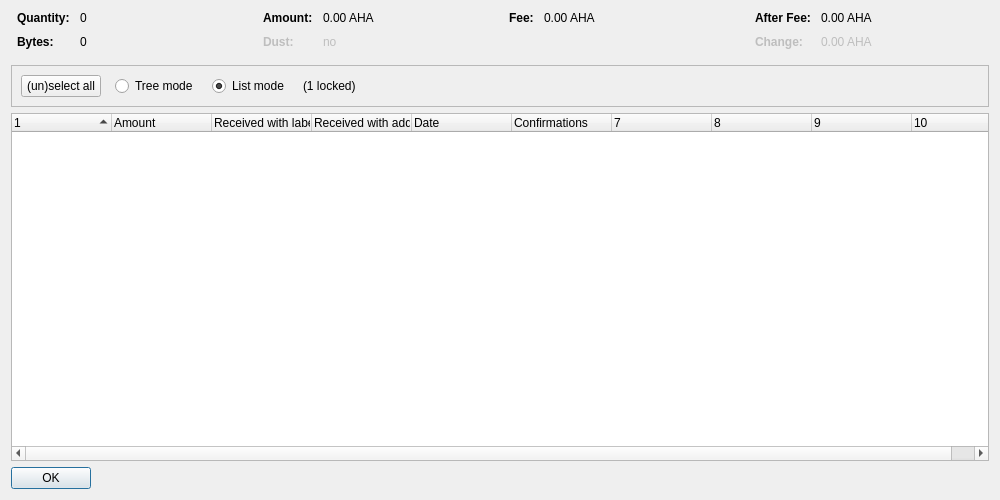
<?xml version="1.0" encoding="UTF-8"?>
<ui version="4.0">
 <class>CoinControlDialog</class>
 <widget class="QDialog" name="CoinControlDialog">
  <property name="geometry">
   <rect>
    <x>0</x>
    <y>0</y>
    <width>1000</width>
    <height>500</height>
   </rect>
  </property>
  <property name="windowTitle">
   <string>Coin Selection</string>
  </property>
  <layout class="QVBoxLayout" name="verticalLayout">
   <item>
    <layout class="QHBoxLayout" name="horizontalLayoutTop" stretch="0,0,0,0">
     <property name="topMargin">
      <number>0</number>
     </property>
     <property name="bottomMargin">
      <number>10</number>
     </property>
     <item>
      <layout class="QFormLayout" name="formLayoutCoinControl1">
       <property name="horizontalSpacing">
        <number>10</number>
       </property>
       <property name="verticalSpacing">
        <number>10</number>
       </property>
       <property name="leftMargin">
        <number>6</number>
       </property>
       <property name="rightMargin">
        <number>6</number>
       </property>
       <item row="0" column="0">
        <widget class="QLabel" name="labelCoinControlQuantityText">
         <property name="font">
          <font>
           <weight>75</weight>
           <bold>true</bold>
          </font>
         </property>
         <property name="text">
          <string>Quantity:</string>
         </property>
        </widget>
       </item>
       <item row="0" column="1">
        <widget class="QLabel" name="labelCoinControlQuantity">
         <property name="cursor">
          <cursorShape>IBeamCursor</cursorShape>
         </property>
         <property name="contextMenuPolicy">
          <enum>Qt::ActionsContextMenu</enum>
         </property>
         <property name="text">
          <string notr="true">0</string>
         </property>
         <property name="textInteractionFlags">
          <set>Qt::LinksAccessibleByMouse|Qt::TextSelectableByKeyboard|Qt::TextSelectableByMouse</set>
         </property>
        </widget>
       </item>
       <item row="1" column="0">
        <widget class="QLabel" name="labelCoinControlBytesText">
         <property name="font">
          <font>
           <weight>75</weight>
           <bold>true</bold>
          </font>
         </property>
         <property name="text">
          <string>Bytes:</string>
         </property>
        </widget>
       </item>
       <item row="1" column="1">
        <widget class="QLabel" name="labelCoinControlBytes">
         <property name="cursor">
          <cursorShape>IBeamCursor</cursorShape>
         </property>
         <property name="contextMenuPolicy">
          <enum>Qt::ActionsContextMenu</enum>
         </property>
         <property name="text">
          <string notr="true">0</string>
         </property>
         <property name="textInteractionFlags">
          <set>Qt::LinksAccessibleByMouse|Qt::TextSelectableByKeyboard|Qt::TextSelectableByMouse</set>
         </property>
        </widget>
       </item>
      </layout>
     </item>
     <item>
      <layout class="QFormLayout" name="formLayoutCoinControl2">
       <property name="horizontalSpacing">
        <number>10</number>
       </property>
       <property name="verticalSpacing">
        <number>10</number>
       </property>
       <property name="leftMargin">
        <number>6</number>
       </property>
       <property name="rightMargin">
        <number>6</number>
       </property>
       <item row="0" column="0">
        <widget class="QLabel" name="labelCoinControlAmountText">
         <property name="font">
          <font>
           <weight>75</weight>
           <bold>true</bold>
          </font>
         </property>
         <property name="text">
          <string>Amount:</string>
         </property>
        </widget>
       </item>
       <item row="0" column="1">
        <widget class="QLabel" name="labelCoinControlAmount">
         <property name="cursor">
          <cursorShape>IBeamCursor</cursorShape>
         </property>
         <property name="contextMenuPolicy">
          <enum>Qt::ActionsContextMenu</enum>
         </property>
         <property name="text">
          <string notr="true">0.00 AHA</string>
         </property>
         <property name="textInteractionFlags">
          <set>Qt::LinksAccessibleByMouse|Qt::TextSelectableByKeyboard|Qt::TextSelectableByMouse</set>
         </property>
        </widget>
       </item>
       <item row="1" column="0">
        <widget class="QLabel" name="labelCoinControlLowOutputText">
         <property name="enabled">
          <bool>false</bool>
         </property>
         <property name="font">
          <font>
           <weight>75</weight>
           <bold>true</bold>
          </font>
         </property>
         <property name="text">
          <string>Dust:</string>
         </property>
        </widget>
       </item>
       <item row="1" column="1">
        <widget class="QLabel" name="labelCoinControlLowOutput">
         <property name="enabled">
          <bool>false</bool>
         </property>
         <property name="cursor">
          <cursorShape>IBeamCursor</cursorShape>
         </property>
         <property name="contextMenuPolicy">
          <enum>Qt::ActionsContextMenu</enum>
         </property>
         <property name="text">
          <string notr="true">no</string>
         </property>
         <property name="textInteractionFlags">
          <set>Qt::LinksAccessibleByMouse|Qt::TextSelectableByKeyboard|Qt::TextSelectableByMouse</set>
         </property>
        </widget>
       </item>
      </layout>
     </item>
     <item>
      <layout class="QFormLayout" name="formLayoutCoinControl3">
       <property name="horizontalSpacing">
        <number>10</number>
       </property>
       <property name="verticalSpacing">
        <number>10</number>
       </property>
       <property name="leftMargin">
        <number>6</number>
       </property>
       <property name="rightMargin">
        <number>6</number>
       </property>
       <item row="0" column="0">
        <widget class="QLabel" name="labelCoinControlFeeText">
         <property name="font">
          <font>
           <weight>75</weight>
           <bold>true</bold>
          </font>
         </property>
         <property name="text">
          <string>Fee:</string>
         </property>
        </widget>
       </item>
       <item row="0" column="1">
        <widget class="QLabel" name="labelCoinControlFee">
         <property name="cursor">
          <cursorShape>IBeamCursor</cursorShape>
         </property>
         <property name="contextMenuPolicy">
          <enum>Qt::ActionsContextMenu</enum>
         </property>
         <property name="text">
          <string notr="true">0.00 AHA</string>
         </property>
         <property name="textInteractionFlags">
          <set>Qt::LinksAccessibleByMouse|Qt::TextSelectableByKeyboard|Qt::TextSelectableByMouse</set>
         </property>
        </widget>
       </item>
      </layout>
     </item>
     <item>
      <layout class="QFormLayout" name="formLayoutCoinControl4">
       <property name="horizontalSpacing">
        <number>10</number>
       </property>
       <property name="verticalSpacing">
        <number>10</number>
       </property>
       <property name="leftMargin">
        <number>6</number>
       </property>
       <property name="rightMargin">
        <number>6</number>
       </property>
       <item row="0" column="0">
        <widget class="QLabel" name="labelCoinControlAfterFeeText">
         <property name="font">
          <font>
           <weight>75</weight>
           <bold>true</bold>
          </font>
         </property>
         <property name="text">
          <string>After Fee:</string>
         </property>
        </widget>
       </item>
       <item row="0" column="1">
        <widget class="QLabel" name="labelCoinControlAfterFee">
         <property name="cursor">
          <cursorShape>IBeamCursor</cursorShape>
         </property>
         <property name="contextMenuPolicy">
          <enum>Qt::ActionsContextMenu</enum>
         </property>
         <property name="text">
          <string notr="true">0.00 AHA</string>
         </property>
         <property name="textInteractionFlags">
          <set>Qt::LinksAccessibleByMouse|Qt::TextSelectableByKeyboard|Qt::TextSelectableByMouse</set>
         </property>
        </widget>
       </item>
       <item row="1" column="0">
        <widget class="QLabel" name="labelCoinControlChangeText">
         <property name="enabled">
          <bool>false</bool>
         </property>
         <property name="font">
          <font>
           <weight>75</weight>
           <bold>true</bold>
          </font>
         </property>
         <property name="text">
          <string>Change:</string>
         </property>
        </widget>
       </item>
       <item row="1" column="1">
        <widget class="QLabel" name="labelCoinControlChange">
         <property name="enabled">
          <bool>false</bool>
         </property>
         <property name="cursor">
          <cursorShape>IBeamCursor</cursorShape>
         </property>
         <property name="contextMenuPolicy">
          <enum>Qt::ActionsContextMenu</enum>
         </property>
         <property name="text">
          <string notr="true">0.00 AHA</string>
         </property>
         <property name="textInteractionFlags">
          <set>Qt::LinksAccessibleByMouse|Qt::TextSelectableByKeyboard|Qt::TextSelectableByMouse</set>
         </property>
        </widget>
       </item>
      </layout>
     </item>
    </layout>
   </item>
   <item>
    <widget class="QFrame" name="frame">
     <property name="minimumSize">
      <size>
       <width>0</width>
       <height>40</height>
      </size>
     </property>
     <property name="frameShape">
      <enum>QFrame::StyledPanel</enum>
     </property>
     <property name="frameShadow">
      <enum>QFrame::Sunken</enum>
     </property>
     <layout class="QHBoxLayout" name="horizontalLayout">
      <item>
       <layout class="QHBoxLayout" name="horizontalLayoutPanel" stretch="0,0,0,0,0">
        <property name="spacing">
         <number>14</number>
        </property>
        <item>
         <widget class="QPushButton" name="pushButtonSelectAll">
          <property name="sizePolicy">
           <sizepolicy hsizetype="Maximum" vsizetype="Fixed">
            <horstretch>0</horstretch>
            <verstretch>0</verstretch>
           </sizepolicy>
          </property>
          <property name="text">
           <string>(un)select all</string>
          </property>
          <property name="autoDefault">
           <bool>false</bool>
          </property>
         </widget>
        </item>
        <item>
         <widget class="QRadioButton" name="radioTreeMode">
          <property name="sizePolicy">
           <sizepolicy hsizetype="Maximum" vsizetype="Fixed">
            <horstretch>0</horstretch>
            <verstretch>0</verstretch>
           </sizepolicy>
          </property>
          <property name="text">
           <string>Tree mode</string>
          </property>
         </widget>
        </item>
        <item>
         <widget class="QRadioButton" name="radioListMode">
          <property name="sizePolicy">
           <sizepolicy hsizetype="Maximum" vsizetype="Fixed">
            <horstretch>0</horstretch>
            <verstretch>0</verstretch>
           </sizepolicy>
          </property>
          <property name="text">
           <string>List mode</string>
          </property>
          <property name="checked">
           <bool>true</bool>
          </property>
         </widget>
        </item>
        <item>
         <widget class="QLabel" name="labelLocked">
          <property name="text">
           <string notr="true">(1 locked)</string>
          </property>
         </widget>
        </item>
        <item>
         <spacer name="horizontalSpacer">
          <property name="orientation">
           <enum>Qt::Horizontal</enum>
          </property>
          <property name="sizeHint" stdset="0">
           <size>
            <width>40</width>
            <height>20</height>
           </size>
          </property>
         </spacer>
        </item>
       </layout>
      </item>
     </layout>
    </widget>
   </item>
   <item>
    <widget class="CoinControlTreeWidget" name="treeWidget">
     <property name="contextMenuPolicy">
      <enum>Qt::CustomContextMenu</enum>
     </property>
     <property name="sortingEnabled">
      <bool>false</bool>
     </property>
     <property name="columnCount">
      <number>10</number>
     </property>
     <attribute name="headerShowSortIndicator" stdset="0">
      <bool>true</bool>
     </attribute>
     <attribute name="headerStretchLastSection">
      <bool>false</bool>
     </attribute>
     <column>
      <property name="text">
       <string/>
      </property>
     </column>
     <column>
      <property name="text">
       <string>Amount</string>
      </property>
     </column>
     <column>
      <property name="text">
       <string>Received with label</string>
      </property>
     </column>
     <column>
      <property name="text">
       <string>Received with address</string>
      </property>
     </column>
     <column>
      <property name="text">
       <string>Date</string>
      </property>
     </column>
     <column>
      <property name="text">
       <string>Confirmations</string>
      </property>
      <property name="toolTip">
       <string>Confirmed</string>
      </property>
     </column>
     <column>
      <property name="text">
       <string/>
      </property>
     </column>
     <column>
      <property name="text">
       <string/>
      </property>
     </column>
     <column>
      <property name="text">
       <string/>
      </property>
     </column>
     <column>
      <property name="text">
       <string/>
      </property>
     </column>
    </widget>
   </item>
   <item>
    <widget class="QDialogButtonBox" name="buttonBox">
     <property name="sizePolicy">
      <sizepolicy hsizetype="Maximum" vsizetype="Fixed">
       <horstretch>0</horstretch>
       <verstretch>0</verstretch>
      </sizepolicy>
     </property>
     <property name="orientation">
      <enum>Qt::Horizontal</enum>
     </property>
     <property name="standardButtons">
      <set>QDialogButtonBox::Ok</set>
     </property>
    </widget>
   </item>
  </layout>
 </widget>
 <customwidgets>
  <customwidget>
   <class>CoinControlTreeWidget</class>
   <extends>QTreeWidget</extends>
   <header>coincontroltreewidget.h</header>
  </customwidget>
 </customwidgets>
 <resources/>
 <connections/>
</ui>
